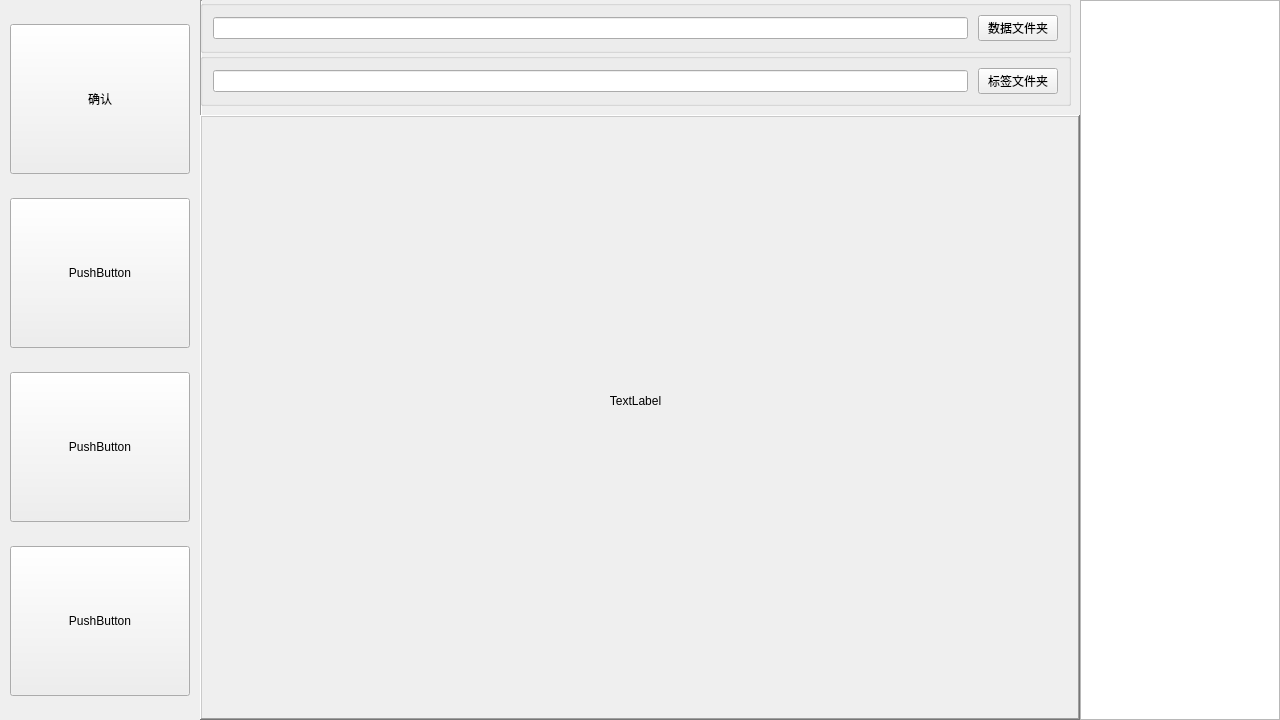
<?xml version="1.0" encoding="UTF-8"?>
<ui version="4.0">
 <class>MainWindow</class>
 <widget class="QMainWindow" name="MainWindow">
  <property name="geometry">
   <rect>
    <x>0</x>
    <y>0</y>
    <width>1280</width>
    <height>720</height>
   </rect>
  </property>
  <property name="minimumSize">
   <size>
    <width>0</width>
    <height>720</height>
   </size>
  </property>
  <property name="windowTitle">
   <string>MainWindow</string>
  </property>
  <widget class="QWidget" name="centralwidget">
   <widget class="QFrame" name="leftFrame">
    <property name="geometry">
     <rect>
      <x>0</x>
      <y>0</y>
      <width>200</width>
      <height>720</height>
     </rect>
    </property>
    <property name="sizePolicy">
     <sizepolicy hsizetype="Fixed" vsizetype="Preferred">
      <horstretch>0</horstretch>
      <verstretch>0</verstretch>
     </sizepolicy>
    </property>
    <layout class="QVBoxLayout" name="verticalLayout">
     <property name="spacing">
      <number>0</number>
     </property>
     <property name="leftMargin">
      <number>10</number>
     </property>
     <property name="topMargin">
      <number>0</number>
     </property>
     <property name="rightMargin">
      <number>10</number>
     </property>
     <property name="bottomMargin">
      <number>0</number>
     </property>
     <item>
      <spacer name="verticalSpacer_4">
       <property name="orientation">
        <enum>Qt::Vertical</enum>
       </property>
       <property name="sizeType">
        <enum>QSizePolicy::Fixed</enum>
       </property>
       <property name="sizeHint" stdset="0">
        <size>
         <width>20</width>
         <height>20</height>
        </size>
       </property>
      </spacer>
     </item>
     <item>
      <widget class="QPushButton" name="pushButton">
       <property name="sizePolicy">
        <sizepolicy hsizetype="Preferred" vsizetype="Fixed">
         <horstretch>0</horstretch>
         <verstretch>0</verstretch>
        </sizepolicy>
       </property>
       <property name="minimumSize">
        <size>
         <width>150</width>
         <height>150</height>
        </size>
       </property>
       <property name="text">
        <string>确认</string>
       </property>
      </widget>
     </item>
     <item>
      <spacer name="verticalSpacer_3">
       <property name="orientation">
        <enum>Qt::Vertical</enum>
       </property>
       <property name="sizeType">
        <enum>QSizePolicy::Fixed</enum>
       </property>
       <property name="sizeHint" stdset="0">
        <size>
         <width>20</width>
         <height>20</height>
        </size>
       </property>
      </spacer>
     </item>
     <item>
      <widget class="QPushButton" name="pushButton_3">
       <property name="sizePolicy">
        <sizepolicy hsizetype="Minimum" vsizetype="Fixed">
         <horstretch>0</horstretch>
         <verstretch>0</verstretch>
        </sizepolicy>
       </property>
       <property name="minimumSize">
        <size>
         <width>150</width>
         <height>150</height>
        </size>
       </property>
       <property name="text">
        <string>PushButton</string>
       </property>
      </widget>
     </item>
     <item>
      <spacer name="verticalSpacer">
       <property name="orientation">
        <enum>Qt::Vertical</enum>
       </property>
       <property name="sizeType">
        <enum>QSizePolicy::Fixed</enum>
       </property>
       <property name="sizeHint" stdset="0">
        <size>
         <width>20</width>
         <height>20</height>
        </size>
       </property>
      </spacer>
     </item>
     <item>
      <widget class="QPushButton" name="pushButton_2">
       <property name="enabled">
        <bool>true</bool>
       </property>
       <property name="minimumSize">
        <size>
         <width>150</width>
         <height>150</height>
        </size>
       </property>
       <property name="text">
        <string>PushButton</string>
       </property>
      </widget>
     </item>
     <item>
      <spacer name="verticalSpacer_2">
       <property name="orientation">
        <enum>Qt::Vertical</enum>
       </property>
       <property name="sizeType">
        <enum>QSizePolicy::Fixed</enum>
       </property>
       <property name="sizeHint" stdset="0">
        <size>
         <width>20</width>
         <height>20</height>
        </size>
       </property>
      </spacer>
     </item>
     <item>
      <widget class="QPushButton" name="pushButton_4">
       <property name="minimumSize">
        <size>
         <width>150</width>
         <height>150</height>
        </size>
       </property>
       <property name="text">
        <string>PushButton</string>
       </property>
      </widget>
     </item>
     <item>
      <spacer name="verticalSpacer_5">
       <property name="orientation">
        <enum>Qt::Vertical</enum>
       </property>
       <property name="sizeType">
        <enum>QSizePolicy::Fixed</enum>
       </property>
       <property name="sizeHint" stdset="0">
        <size>
         <width>20</width>
         <height>20</height>
        </size>
       </property>
      </spacer>
     </item>
    </layout>
   </widget>
   <widget class="Line" name="line">
    <property name="geometry">
     <rect>
      <x>200</x>
      <y>0</y>
      <width>2</width>
      <height>720</height>
     </rect>
    </property>
    <property name="orientation">
     <enum>Qt::Vertical</enum>
    </property>
   </widget>
   <widget class="Line" name="line_2">
    <property name="geometry">
     <rect>
      <x>1080</x>
      <y>0</y>
      <width>2</width>
      <height>720</height>
     </rect>
    </property>
    <property name="orientation">
     <enum>Qt::Vertical</enum>
    </property>
   </widget>
   <widget class="QFrame" name="centerFrame">
    <property name="geometry">
     <rect>
      <x>200</x>
      <y>0</y>
      <width>880</width>
      <height>720</height>
     </rect>
    </property>
    <property name="sizePolicy">
     <sizepolicy hsizetype="Fixed" vsizetype="Fixed">
      <horstretch>0</horstretch>
      <verstretch>0</verstretch>
     </sizepolicy>
    </property>
    <layout class="QVBoxLayout" name="verticalLayout_3">
     <property name="spacing">
      <number>0</number>
     </property>
     <property name="sizeConstraint">
      <enum>QLayout::SetDefaultConstraint</enum>
     </property>
     <property name="leftMargin">
      <number>0</number>
     </property>
     <property name="topMargin">
      <number>0</number>
     </property>
     <property name="rightMargin">
      <number>0</number>
     </property>
     <property name="bottomMargin">
      <number>0</number>
     </property>
     <item>
      <widget class="QFrame" name="frame">
       <property name="sizePolicy">
        <sizepolicy hsizetype="Preferred" vsizetype="Fixed">
         <horstretch>0</horstretch>
         <verstretch>0</verstretch>
        </sizepolicy>
       </property>
       <layout class="QVBoxLayout" name="verticalLayout_2">
        <property name="spacing">
         <number>0</number>
        </property>
        <property name="leftMargin">
         <number>0</number>
        </property>
        <property name="topMargin">
         <number>0</number>
        </property>
        <item>
         <widget class="QGroupBox" name="groupBox">
          <layout class="QHBoxLayout" name="horizontalLayout">
           <property name="spacing">
            <number>10</number>
           </property>
           <property name="leftMargin">
            <number>10</number>
           </property>
           <property name="rightMargin">
            <number>10</number>
           </property>
           <item>
            <widget class="QLineEdit" name="imagesFolderName"/>
           </item>
           <item>
            <widget class="QPushButton" name="selectImagesFolder">
             <property name="text">
              <string>数据文件夹</string>
             </property>
             <property name="autoDefault">
              <bool>false</bool>
             </property>
             <property name="flat">
              <bool>false</bool>
             </property>
            </widget>
           </item>
          </layout>
         </widget>
        </item>
        <item>
         <widget class="QGroupBox" name="groupBox">
          <layout class="QHBoxLayout" name="horizontalLayout_2">
           <property name="spacing">
            <number>10</number>
           </property>
           <property name="leftMargin">
            <number>10</number>
           </property>
           <property name="rightMargin">
            <number>10</number>
           </property>
           <item>
            <widget class="QLineEdit" name="labelsFolderName"/>
           </item>
           <item>
            <widget class="QPushButton" name="selectLabelsFolder">
             <property name="text">
              <string>标签文件夹</string>
             </property>
            </widget>
           </item>
          </layout>
         </widget>
        </item>
       </layout>
      </widget>
     </item>
     <item>
      <widget class="QFrame" name="imageFrame">
       <property name="enabled">
        <bool>true</bool>
       </property>
       <property name="frameShape">
        <enum>QFrame::WinPanel</enum>
       </property>
       <property name="frameShadow">
        <enum>QFrame::Raised</enum>
       </property>
       <widget class="QLabel" name="showImage">
        <property name="geometry">
         <rect>
          <x>290</x>
          <y>200</y>
          <width>291</width>
          <height>171</height>
         </rect>
        </property>
        <property name="text">
         <string>TextLabel</string>
        </property>
        <property name="alignment">
         <set>Qt::AlignCenter</set>
        </property>
       </widget>
      </widget>
     </item>
    </layout>
   </widget>
   <widget class="QFrame" name="rightFrame">
    <property name="geometry">
     <rect>
      <x>1080</x>
      <y>0</y>
      <width>200</width>
      <height>720</height>
     </rect>
    </property>
    <layout class="QVBoxLayout" name="verticalLayout_5">
     <property name="spacing">
      <number>0</number>
     </property>
     <property name="leftMargin">
      <number>0</number>
     </property>
     <property name="topMargin">
      <number>0</number>
     </property>
     <property name="rightMargin">
      <number>0</number>
     </property>
     <property name="bottomMargin">
      <number>0</number>
     </property>
     <item>
      <widget class="QListWidget" name="imageLists"/>
     </item>
    </layout>
   </widget>
  </widget>
 </widget>
 <tabstops>
  <tabstop>imagesFolderName</tabstop>
  <tabstop>selectImagesFolder</tabstop>
  <tabstop>labelsFolderName</tabstop>
  <tabstop>selectLabelsFolder</tabstop>
  <tabstop>pushButton</tabstop>
  <tabstop>pushButton_3</tabstop>
  <tabstop>pushButton_2</tabstop>
  <tabstop>pushButton_4</tabstop>
 </tabstops>
 <resources/>
 <connections/>
</ui>
